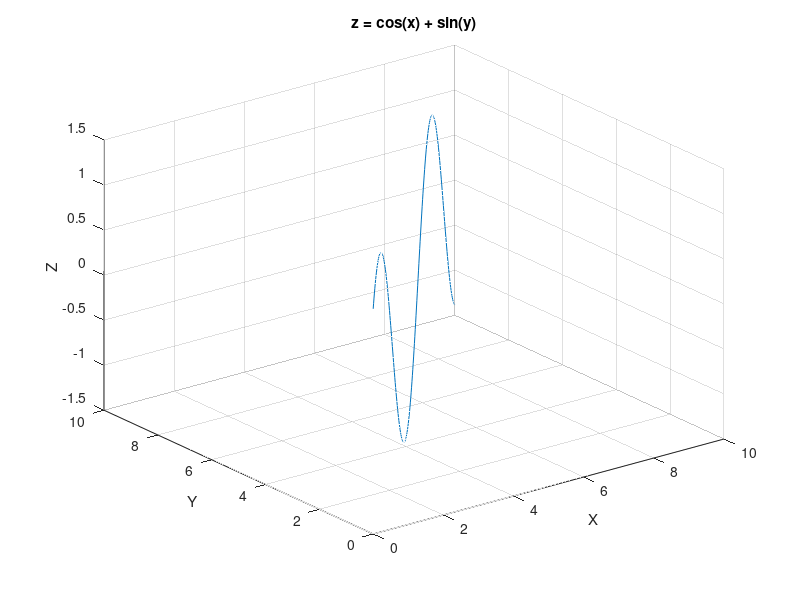

Write MATLAB code to recreate this figure.
% Santiago Hincapie Potes
% 201510008101
% 26/01/2018
%% Clean enviroment
clear
clc
%% 1.6.5  3D Plotting in MATLAB.
figure;
clf;
x = 0:0.05:10;
y = 0:0.05:10;
z = cos(x) + sin(y);
plot3(x, y, z);
xlabel('X');
ylabel('Y');
zlabel('Z');
title('z = cos(x) + sin(y)');
grid on;